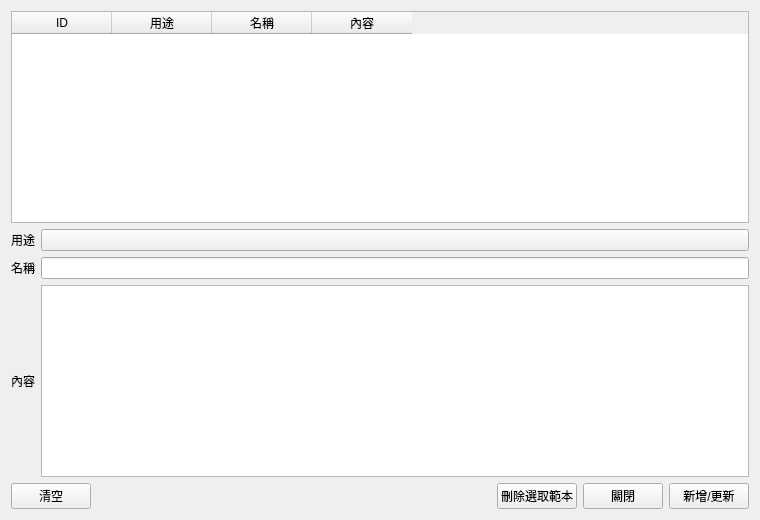
<?xml version="1.0" encoding="UTF-8"?>
<ui version="4.0">
 <class>textTemplateDialogContent</class>
 <widget class="QWidget" name="textTemplateDialogContent">
  <property name="geometry">
   <rect>
    <x>0</x>
    <y>0</y>
    <width>760</width>
    <height>520</height>
   </rect>
  </property>
  <property name="windowTitle">
   <string>快速範本管理</string>
  </property>
  <property name="dialogSize" stdset="0">
   <size>
    <width>760</width>
    <height>520</height>
   </size>
  </property>
  <layout class="QVBoxLayout" name="textTemplateLayout" stretch="1,0,0">
   <property name="spacing">
    <number>6</number>
   </property>
   <property name="leftMargin">
    <number>11</number>
   </property>
   <property name="topMargin">
    <number>11</number>
   </property>
   <property name="rightMargin">
    <number>11</number>
   </property>
   <property name="bottomMargin">
    <number>11</number>
   </property>
   <item>
    <widget class="TableWidget" name="templatesTable">
     <property name="editTriggers">
      <set>QAbstractItemView::NoEditTriggers</set>
     </property>
     <property name="selectionMode">
      <enum>QAbstractItemView::SingleSelection</enum>
     </property>
     <property name="selectionBehavior">
      <enum>QAbstractItemView::SelectRows</enum>
     </property>
     <attribute name="verticalHeaderVisible">
      <bool>false</bool>
     </attribute>
     <column>
      <property name="text">
       <string>ID</string>
      </property>
     </column>
     <column>
      <property name="text">
       <string>用途</string>
      </property>
     </column>
     <column>
      <property name="text">
       <string>名稱</string>
      </property>
     </column>
     <column>
      <property name="text">
       <string>內容</string>
      </property>
     </column>
    </widget>
   </item>
   <item>
    <layout class="QGridLayout" name="templateForm">
     <property name="horizontalSpacing">
      <number>6</number>
     </property>
     <property name="verticalSpacing">
      <number>6</number>
     </property>
     <property name="leftMargin">
      <number>0</number>
     </property>
     <property name="topMargin">
      <number>0</number>
     </property>
     <property name="rightMargin">
      <number>0</number>
     </property>
     <property name="bottomMargin">
      <number>0</number>
     </property>
     <item row="0" column="0">
      <widget class="QLabel" name="typeLabel">
       <property name="text">
        <string>用途</string>
       </property>
      </widget>
     </item>
     <item row="0" column="1">
      <widget class="ComboBox" name="typeCombo" />
     </item>
     <item row="1" column="0">
      <widget class="QLabel" name="titleLabel">
       <property name="text">
        <string>名稱</string>
       </property>
      </widget>
     </item>
     <item row="1" column="1">
      <widget class="LineEdit" name="titleEdit" />
     </item>
     <item row="2" column="0">
      <widget class="QLabel" name="contentLabel">
       <property name="text">
        <string>內容</string>
       </property>
      </widget>
     </item>
     <item row="2" column="1">
      <widget class="PlainTextEdit" name="contentEdit" />
     </item>
    </layout>
   </item>
   <item>
    <layout class="QHBoxLayout" name="buttonRow" stretch="0,1,0,0,0">
     <property name="spacing">
      <number>6</number>
     </property>
     <property name="leftMargin">
      <number>0</number>
     </property>
     <property name="topMargin">
      <number>0</number>
     </property>
     <property name="rightMargin">
      <number>0</number>
     </property>
     <property name="bottomMargin">
      <number>0</number>
     </property>
     <item>
      <widget class="PushButton" name="clearButton">
       <property name="text">
        <string>清空</string>
       </property>
      </widget>
     </item>
     <item>
      <spacer name="buttonRowSpacer">
       <property name="orientation">
        <enum>Qt::Horizontal</enum>
       </property>
       <property name="sizeHint" stdset="0">
        <size>
         <width>0</width>
         <height>0</height>
        </size>
       </property>
      </spacer>
     </item>
     <item>
      <widget class="PushButton" name="deleteButton">
       <property name="text">
        <string>刪除選取範本</string>
       </property>
      </widget>
     </item>
     <item>
      <widget class="PushButton" name="closeButton">
       <property name="text">
        <string>關閉</string>
       </property>
      </widget>
     </item>
     <item>
      <widget class="PrimaryPushButton" name="saveButton">
       <property name="text">
        <string>新增/更新</string>
       </property>
      </widget>
     </item>
    </layout>
   </item>
  </layout>
 </widget>
 <customwidgets>
 <customwidget>
  <class>ComboBox</class>
  <extends>QPushButton</extends>
  <header>qfluentwidgets</header>
 </customwidget>
 <customwidget>
  <class>LineEdit</class>
  <extends>QLineEdit</extends>
  <header>qfluentwidgets</header>
 </customwidget>
 <customwidget>
  <class>PlainTextEdit</class>
  <extends>QPlainTextEdit</extends>
  <header>qfluentwidgets</header>
 </customwidget>
 <customwidget>
  <class>PrimaryPushButton</class>
  <extends>QPushButton</extends>
  <header>qfluentwidgets</header>
 </customwidget>
 <customwidget>
  <class>PushButton</class>
  <extends>QPushButton</extends>
  <header>qfluentwidgets</header>
 </customwidget>
 <customwidget>
  <class>TableWidget</class>
  <extends>QTableWidget</extends>
  <header>qfluentwidgets</header>
 </customwidget>
 </customwidgets>
 <resources />
 <connections />
</ui>
